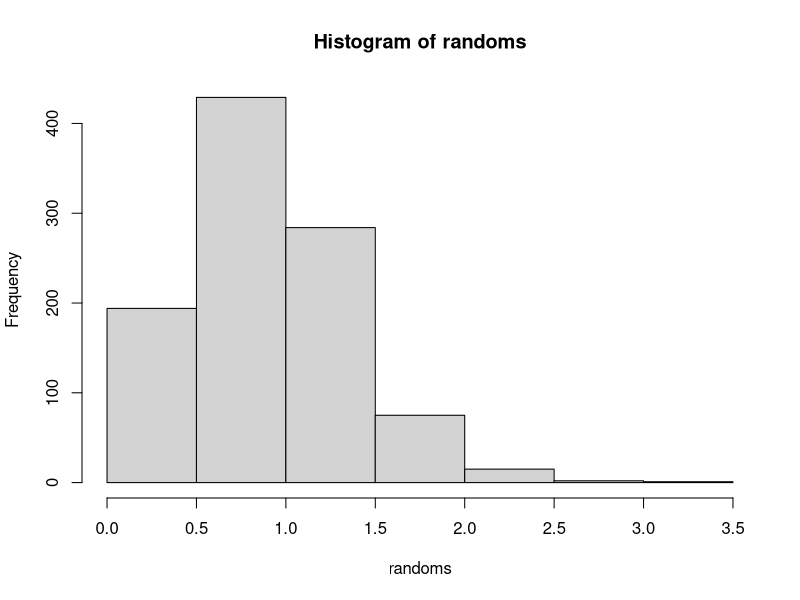

This chart was generated by the following R code:
n_or_alpha = 1; 

lambda_or_beta = 2;


index = 1;

num_var = 1000;

randoms <- vector();

while(index <= num_var) {


	u = runif(1,0,1);
	randoms[index] = n_or_alpha * ((-log(u))^(1/lambda_or_beta));
	index=index+1;
}

print(randoms);
hist(randoms);